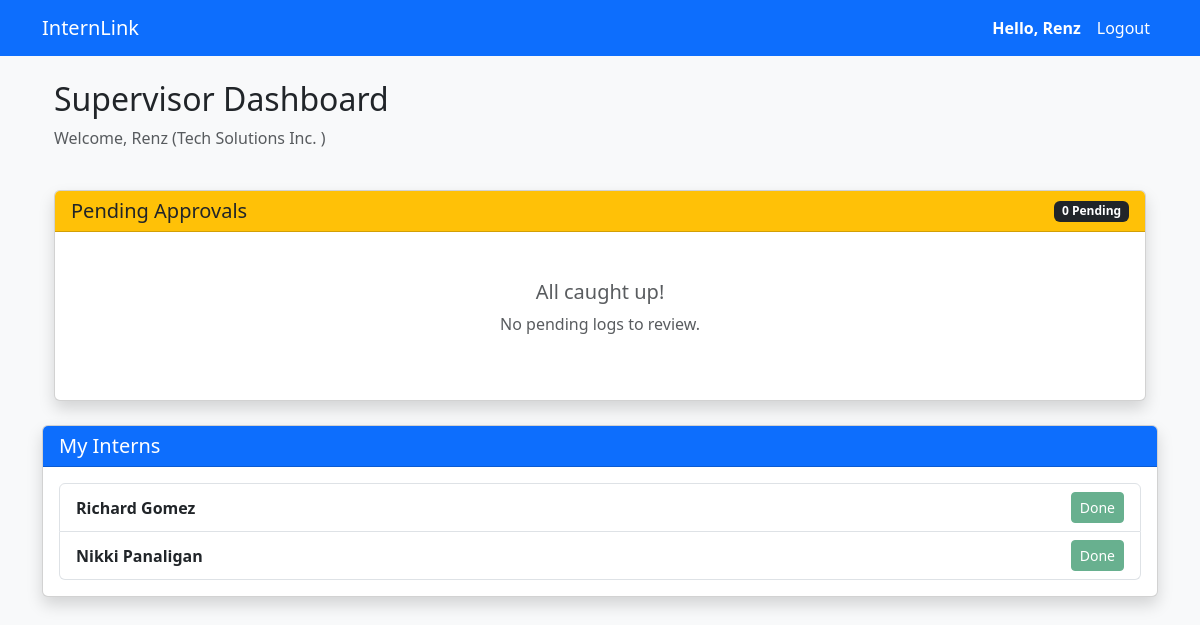
The app's page /dashboard/ (signed in), older data.
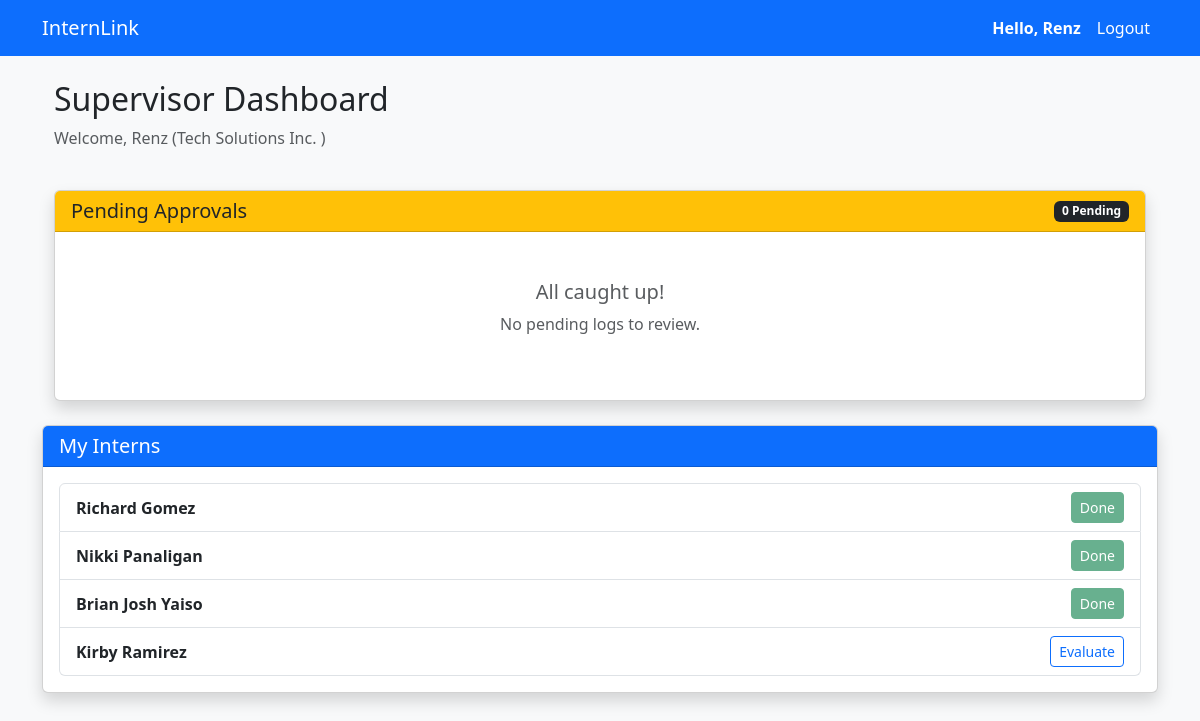
The same page, newer data.
### app/models.py (models this page shows, shortened)
class Internship(models.Model):
    student = models.ForeignKey(
        "StudentProfile", on_delete=models.CASCADE, related_name="internships"
    )
    company = models.ForeignKey(
        "Company", on_delete=models.CASCADE, related_name="internships"
    )
    supervisor = models.ForeignKey(
        "SupervisorProfile",
        on_delete=models.SET_NULL,
        null=True,
        blank=True,
        related_name="internships",
    )
    coordinator = models.ForeignKey(
        "CoordinatorProfile",
        on_delete=models.SET_NULL,
        null=True,
        blank=True,
        related_name="internships",
    )
    start_date = models.DateField()
    end_date = models.DateField()
    required_hours = models.PositiveIntegerField(default=240)
    status = models.CharField(
        max_length=20,
        choices=[
            ("ongoing", "Ongoing"),
            ("completed", "Completed"),
            ("terminated", "Terminated"),
            ("pending", "Pending"),
        ],
        default="pending",
    )
    @property
    def has_evaluation(self):
        return Evaluation.objects.filter(internship=self).exists()

class StudentProfile(models.Model):
    user = models.OneToOneField(
        settings.AUTH_USER_MODEL,
        on_delete=models.CASCADE,
        related_name="student_profile",
    )
    student_number = models.CharField(max_length=50, unique=True, null=True, blank=True)
    course = models.CharField(max_length=100, null=True, blank=True)
    year_level = models.IntegerField(null=True, blank=True)
    contact_number = models.CharField(max_length=20, null=True, blank=True)
    school = models.CharField(
        max_length=100, default="Cavite State University - Bacoor Campus"
    )

class User(AbstractUser):
    class Role(models.TextChoices):
        STUDENT = "student", "Student"
        COORDINATOR = "coordinator", "Coordinator"
        SUPERVISOR = "supervisor", "Supervisor"
    email = models.EmailField(unique=True)
    role = models.CharField(max_length=20, choices=Role.choices)

### app/views.py (the view, shortened to what this page needs)
# urls.py: path("dashboard/", views.dashboard_view, name="dashboard"),
@login_required
def dashboard_view(request):
    user = request.user
    if user.role == User.Role.STUDENT:
        student_profile = user.student_profile
        active_internship = Internship.objects.filter(
            student=student_profile, status="ongoing"
        ).first()
        total_hours = 0
        recent_logs = []
        required_hours = 600
        completion_percent = 0
        documents_count = 0
        has_evaluation = False
        if active_internship:
            documents_count = active_internship.student_reports.count()
            required_hours = active_internship.required_hours
            hours_data = active_internship.daily_logs.filter(
                is_verified=True
            ).aggregate(Sum("hours_rendered"))
            total_hours = hours_data["hours_rendered__sum"] or 0
            if required_hours > 0:
                completion_percent = (total_hours / required_hours) * 100
            recent_logs = active_internship.daily_logs.order_by("-date")[:5]
            has_evaluation = Evaluation.objects.filter(
                internship=active_internship
            ).exists()
        context = {
            "profile": student_profile,
            "internship": active_internship,
            "total_hours": total_hours,
            "required_hours": required_hours,
            "completion_percent": round(completion_percent, 1),
            "recent_logs": recent_logs,
            "documents_uploaded": documents_count,
            "has_evaluation": has_evaluation,
        }
        return render(request, "app/student_dashboard.html", context)
    elif user.role == User.Role.SUPERVISOR:
        if not hasattr(user, "supervisor_profile"):
            return redirect("complete_supervisor_profile")
        supervisor_profile = user.supervisor_profile
        pending_logs = DailyLog.objects.filter(
            internship__supervisor=supervisor_profile, is_verified=False
        ).order_by("date")
        my_internships = Internship.objects.filter(
            supervisor=supervisor_profile, status="ongoing"
        )
        context = {
            "supervisor": supervisor_profile,
            "pending_logs": pending_logs,
            "my_internships": my_internships,
        }
        return render(request, "app/supervisor_dashboard.html", context)
    return render(request, "app/error_dashboard.html")

### app/templates/app/supervisor_dashboard.html (shortened to what this page needs)
{% extends 'app/base.html' %} {% block content %}
<div class="container">
  <div class="row mb-4">
    <div class="col-12">
      <h2>Supervisor Dashboard</h2>
      <p class="text-muted">
        Welcome, {{ supervisor.user.first_name }} ({{ supervisor.company.name }} )
      </p>
    </div>
  </div>
  <div class="card shadow">
    <div class="card-header bg-warning text-dark d-flex justify-content-between align-items-center">
      <h5 class="mb-0">Pending Approvals</h5>
      <span class="badge bg-dark">{{ pending_logs.count }} Pending</span>
    </div>
    <div class="card-body p-0">
      {% if pending_logs %}
      <div class="table-responsive">
        <table class="table table-hover mb-0">
          <thead class="table-light">
            <tr>
              <th>Student</th>
              <th>Date</th>
              <th>Hours</th>
              <th>Task Summary</th>
              <th>Action</th>
            </tr>
          </thead>
          <tbody>
            {% for log in pending_logs %}
            <tr>
              <td class="fw-bold">{{ log.internship.student.user.first_name }}</td>
              <td>{{ log.date }}</td>
              <td>{{ log.hours_rendered }}</td>
              <td>{{ log.work_description|truncatechars:50 }}</td>
              <td>
                <a
                  href="{% url 'approve_log' log.id %}"
                  class="btn btn-sm btn-success">
                  Approve
                </a>
              </td>
            </tr>
            {% endfor %}
          </tbody>
        </table>
      </div>
      {% else %}
      <div class="p-5 text-center text-muted">
        <h5>All caught up!</h5>
        <p>No pending logs to review.</p>
      </div>
      {% endif %}
    </div>
  </div>
</div>
<div class="card shadow mt-4">
  <div class="card-header bg-primary text-white">
    <h5 class="mb-0">My Interns</h5>
  </div>
  <div class="card-body">
    {% if my_internships %}
    <ul class="list-group">
      {% for intern in my_internships %}
      <li class="list-group-item d-flex justify-content-between align-items-center">
        <div>
          <strong>{{ intern.student.user.get_full_name }}</strong>
          <br />
        </div>
        {% if intern.has_evaluation %}
        <button
          class="btn btn-sm btn-success"
          disabled>
           Done
        </button>
        {% else %}
        <a
          href="{% url 'evaluate_student' intern.id %}"
          class="btn btn-sm btn-outline-primary">
          Evaluate
        </a>
        {% endif %}
      </li>
      {% endfor %}
    </ul>
    {% else %}
    <p class="text-muted">No active interns assigned.</p>
    {% endif %}
  </div>
</div>
{% endblock %}

Row changes from the older to the newer data that the page shows:
added Internship: student.user.get_full_name "Brian Josh Yaiso", shows "Done"
added Internship: student.user.get_full_name "Kirby Ramirez", shows "Evaluate"
